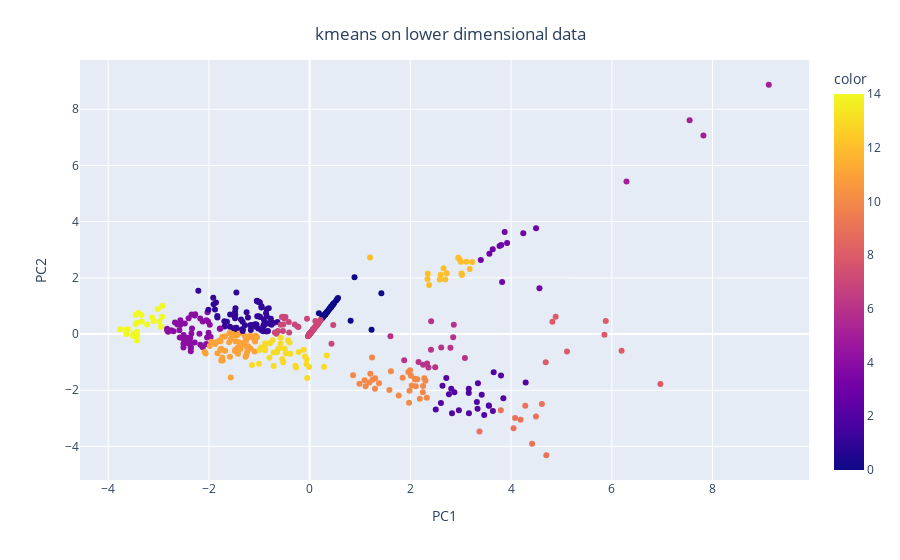

The notebook cell saved with this chart:
### Code cell
kmeans_pca = KMeans(n_clusters=15, random_state=0).fit(X_pca)
y = kmeans_pca.predict(X_pca)
title = {'text': "kmeans on lower dimensional data", 'y':0.95, 'x':0.5, 'xanchor': 'center', 'yanchor': 'top'}
fig = px.scatter(x=X_pca[:,0], y=X_pca[:,1], color=y, labels={'x':'PC1', 'y':'PC2'})
fig.update_layout(title=title)
fig.show()

### Figure 1 — Plotly figure (JSON) as saved in the notebook; plotly's stock layout.template omitted (floating-point values rounded to 4 significant figures; data arrays with more than 128 entries replaced by an {"elided": "..."} marker saying what was removed)
{"data": [{"hovertemplate": "PC1=%{x}<br>PC2=%{y}<br>color=%{marker.color}<extra></extra>", "legendgroup": "", "marker": {"color": {"elided": "465 int values"}, "coloraxis": "coloraxis", "symbol": "circle"}, "mode": "markers", "name": "", "orientation": "v", "showlegend": false, "type": "scatter", "x": {"elided": "465 float values"}, "xaxis": "x", "y": {"elided": "465 float values"}, "yaxis": "y"}], "layout": {"coloraxis": {"colorbar": {"title": {"text": "color"}}, "colorscale": [[0, "#0d0887"], [0.1111, "#46039f"], [0.2222, "#7201a8"], [0.3333, "#9c179e"], [0.4444, "#bd3786"], [0.5556, "#d8576b"], [0.6667, "#ed7953"], [0.7778, "#fb9f3a"], [0.8889, "#fdca26"], [1, "#f0f921"]]}, "legend": {"tracegroupgap": 0}, "margin": {"t": 60}, "title": {"text": "kmeans on lower dimensional data", "x": 0.5, "xanchor": "center", "y": 0.95, "yanchor": "top"}, "xaxis": {"anchor": "y", "domain": [0, 1], "title": {"text": "PC1"}}, "yaxis": {"anchor": "x", "domain": [0, 1], "title": {"text": "PC2"}}}}
